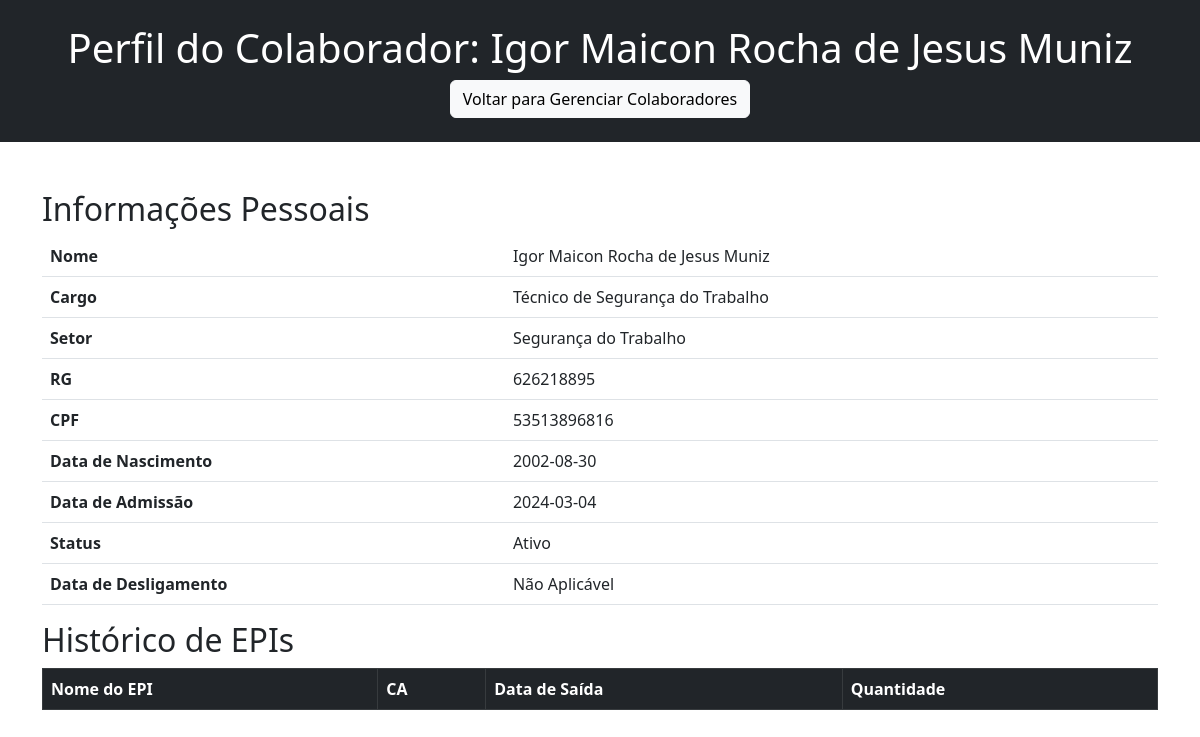
The page /perfil_colaborador/1 on the database its author committed.
### tables this page shows
CREATE TABLE colaboradores (
                            id INTEGER PRIMARY KEY AUTOINCREMENT,
                            nome TEXT NOT NULL,
                            cargo TEXT NOT NULL,
                            setor TEXT NOT NULL,
                            rg TEXT NOT NULL,
                            cpf TEXT NOT NULL,
                            nascimento DATE NOT NULL,
                            admissao DATE NOT NULL,
                            status TEXT NOT NULL,
                            desligamento DATE);

### app.py (the view)
@app.route('/perfil_colaborador/<int:id>', methods=["GET"])
def perfil_colaborador(id):
    with connect_db() as conn:
        cursor = conn.cursor()
        cursor.execute('''SELECT * FROM colaboradores WHERE id = ?''', (id,))
        colaborador = cursor.fetchone()
        if colaborador is None:
            return "Colaborador não encontrado", 404
        cursor.execute('''
            SELECT epi.nome, epi.ca, sa.data, sa.quantidade
            FROM saidas sa
            JOIN epis epi ON sa.epi_id = epi.id
            WHERE sa.colaborador_id = ?
            ORDER BY sa.data DESC
        ''', (id,))
        historico_epis = cursor.fetchall()
    return render_template('perfil_colaborador.html', colaborador=colaborador, historico_epis=historico_epis)

### app.py (called while the page is built)
def connect_db():
    return sqlite3.connect('empresa.db')

### templates/perfil_colaborador.html (shortened to what this page needs)
<!DOCTYPE html>
<html lang="pt-br">
<head>
    <link href="https://cdn.jsdelivr.net/npm/bootstrap@5.3.0-alpha1/dist/css/bootstrap.min.css" rel="stylesheet">
</head>
<body>
<header class="bg-dark text-white text-center py-4">
    <h1>Perfil do Colaborador: {{ colaborador[1] }}</h1>
    <a class="btn btn-light" href="{{ url_for('colaboradores') }}">Voltar para Gerenciar Colaboradores</a>
</header>
<main class="container mt-5">
    <h2>Informações Pessoais</h2>
    <table class="table">
        <tr>
            <th>Nome</th>
            <td>{{ colaborador[1] }}</td>
        </tr>
        <tr>
            <th>Cargo</th>
            <td>{{ colaborador[2] }}</td>
        </tr>
        <tr>
            <th>Setor</th>
            <td>{{ colaborador[3] }}</td>
        </tr>
        <tr>
            <th>RG</th>
            <td>{{ colaborador[4] }}</td>
        </tr>
        <tr>
            <th>CPF</th>
            <td>{{ colaborador[5] }}</td>
        </tr>
        <tr>
            <th>Data de Nascimento</th>
            <td>{{ colaborador[6] }}</td>
        </tr>
        <tr>
            <th>Data de Admissão</th>
            <td>{{ colaborador[7] }}</td>
        </tr>
        <tr>
            <th>Status</th>
            <td>{{ colaborador[8] }}</td>
        </tr>
        <tr>
            <th>Data de Desligamento</th>
            <td>{{ colaborador[9] or 'Não Aplicável' }}</td>
        </tr>
    </table>
    <h2>Histórico de EPIs</h2>
    <table class="table table-bordered table-hover">
        <thead class="table-dark">
            <tr>
                <th>Nome do EPI</th>
                <th>CA</th>
                <th>Data de Saída</th>
                <th>Quantidade</th>
            </tr>
        </thead>
    </table>
</main>
</body>
</html>

### rows shown on the page
colaboradores: nome "Igor Maicon Rocha de Jesus Muniz", cargo "Técnico de Segurança do Trabalho", setor "Segurança do Trabalho", rg "626218895", cpf "53513896816", nascimento "2002-08-30", admissao "2024-03-04", status "Ativo", desligamento "Não Aplicável"
